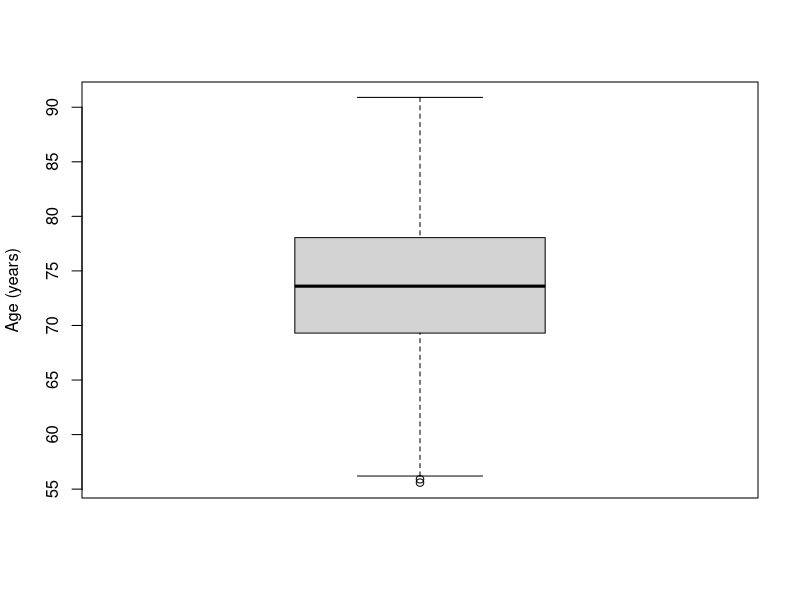
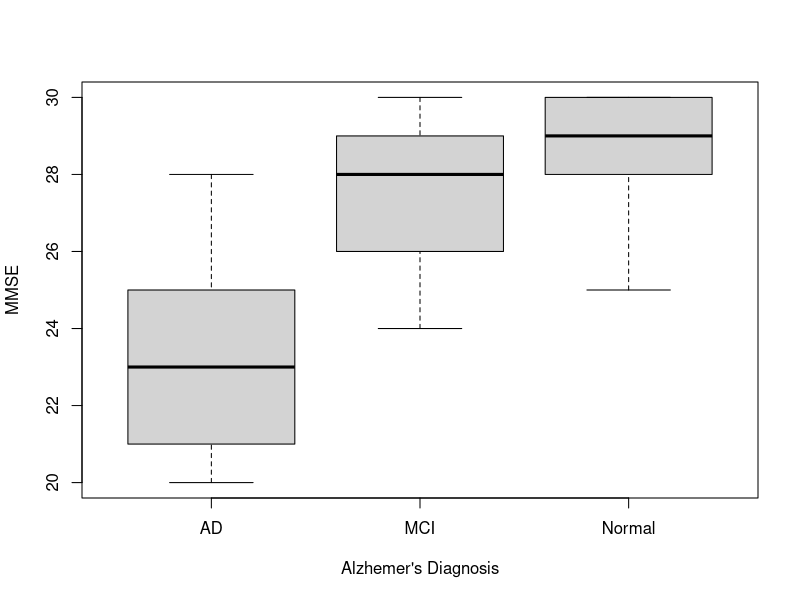
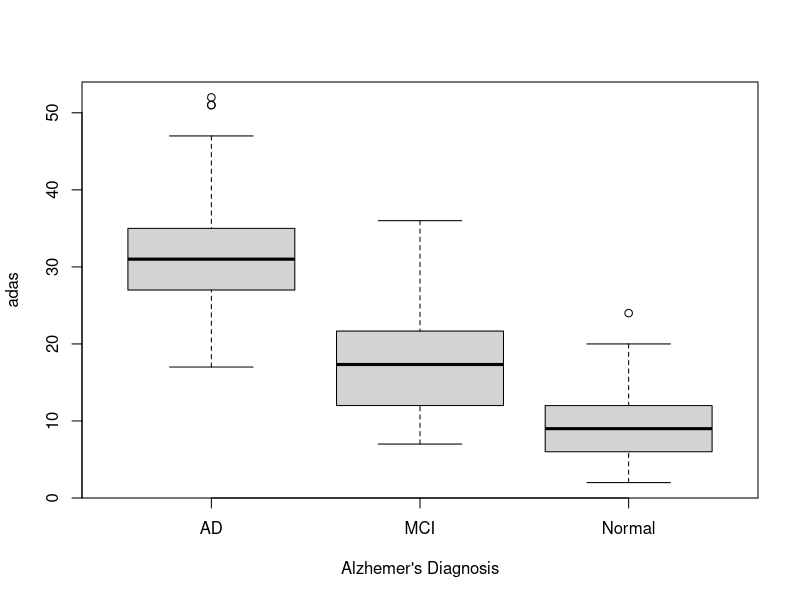

These figures' R source, in order:
################################
# Authors: Jaleel Sanders, Akonam Agbu, Soju Hokari
# Document Name: Lab 2 Homework
# Date: 16 September 2022
################################

# --------------------------------
# 1. How many observations in the ADNI.txt data set?
# --------------------------------

# The working directory. Change this variable when running on a different computer.
workingdir <- "~/code/QTM100"

# Set the working directory
setwd(workingdir)

# Import dataset
adni <- read.table("datasets/ADNI.txt", header = T)

# Find the number of observations by measuring the length of `adni$AGE`
length(adni$AGE)

# There are 276 observations in the data set

# --------------------------------
# 2. describe variables and type
# --------------------------------

# Get info on the variables and types
str(adni)

# Variables and types:
# 
# DESCRIPTION | DX          | AGE        | APOE4        | GENDER      | MMSE      | adas      | WholeBrain |
# In reality  | Categorical | Numerical  | Categorical  | Categorical | Numerical | Numerical | Numerical  |
# In R        | chr         | num        | int          | chr         | int       | num       | int        |

# --------------------------------
# 3. Recode APOE4 as a factor, and determine which variant is the least common
# --------------------------------

# Turn adni$APOE4 into a factor, and assign it to a new variable in the data set: adni$APOE4
# The three options are now "No copies", "One copy", and "Two copies"
adni$APOE4F <- factor(adni$APOE4, labels = c("No copies", "One copy", "Two copies"))

# Get a summary of the adni$APOE4F variable
summary(adni$APOE4F)

# Two copies is the least common

# --------------------------------
# 4. Visualize the distribution of age
# --------------------------------

# make a box plot, and label it with age in years
boxplot(adni$AGE, ylab="Age (years)")

# A boxplot is the right graph to visualize the distribution of age, because it is a single variable!

# --------------------------------
# 5. examine the relationship between Alzheimer’s diagnosis (DX)
#    and the two cognitive impairment tests (MMSE and adas).
# --------------------------------

# Make a side-by-side boxplot comparint MMSE to DX
boxplot(adni$MMSE ~ adni$DX, xlab="Alzhemer's Diagnosis", ylab="MMSE")

# Make a side-by-side boxplot comparint adas to DX
boxplot(adni$adas ~ adni$DX, xlab="Alzhemer's Diagnosis", ylab="adas")

# a. A side-by-side box plot is the best option to compare the relationship between
#    Alzheimers and the two cognitive impairment tests.

# b. The median and quartiles of MMSE are highest for Normal diagnoses,
#    followed by MCI diagnoses. They are lowest for AD diagnoses.
#    The median and quartiles of adas are all lowest for Normal diagnoses, with
#    AD diagnoses highest, and MCI in the middle.

# c. Adas identifies potential outliers, that are higher in value than the whiskers
#    of the box plot.

# --------------------------------
# 6. Identify descriptive statistics for the overall characteristics of the study participants, and for each diagnosis group.
# --------------------------------

# a. divide the WholeBrain volume by 100,000
adni$WholeBrainSmall <- adni$WholeBrain / 100000

# Get the number in each diagnosis group
table(adni$DX)

# Create a data subset that only includes observations where the diagnosis is "AD"
adniAD <- subset(adni, DX == "AD")

# Create a data subset that only includes observations where the diagnosis is "MCI"
adniMCI <- subset(adni, DX == "MCI")

# Create a data subset that only includes observations where the diagnosis is "Normal"
adniNormal <- subset(adni, DX == "Normal")

# Find the mean of the age of the "AD" subset
mean(adniAD$AGE)

# Find the standard deviation of the age of the "AD" subset
sd(adniAD$AGE)

# Find the mean and standard deviation of the age for "MCI" and "Normal" as well
mean(adniMCI$AGE)
sd(adniMCI$AGE)
mean(adniNormal$AGE)
sd(adniNormal$AGE)

# Find the mean and standard deviation of the age for all diagnoses
mean(adni$AGE)
sd(adni$AGE)

# Make a contingency table comparing gender and diagnosis
APOE4AndGENDER <- table(adni$GENDER, adni$DX)

# add a column for the sum
addmargins(APOE4AndGENDER)

# make a table with proportions
prop.table(APOE4AndGENDER, margin = 2)

# Find the mean, standard deviation of the brain volume x10^5 mm^3 for all diagnoses
mean(adni$WholeBrainSmall)
sd(adni$WholeBrainSmall)
mean(adniAD$WholeBrainSmall)
sd(adniAD$WholeBrainSmall)
mean(adniMCI$WholeBrainSmall)
sd(adniMCI$WholeBrainSmall)
mean(adniNormal$WholeBrainSmall)
sd(adniNormal$WholeBrainSmall)

# Make a contingency table for APOE4 and DX to find the numbers and percentages
APOE4AndDX <- table(adni$APOE4F, adni$DX)

# Add margins to get the totals
addmargins(APOE4AndDX)

# make a table with row proportions
prop.table(APOE4AndDX, margin = 2)

# b.                      | Overall      |      Diagnosis Group
#                         |              | AD           | MCI          | Normal
#                         | n = 276      | n = 54       | n = 128      | n = 94
# ------------------------|--------------|--------------|--------------|--------------
#     Age                 | 73.6 +/- 7.0 | 73.9 +/- 8.0 | 72.9 +/- 7.3 | 74.3 +/- 5.8
#     Gender(male)        | 153 (55.4%)  | 30 (55.6%)   | 75 (58.6%)   | 48 (51.1%)
# Brain volume x10^5 mm^3 | 10.2 +/- 1.1 | 9.7 +/- 1.2  | 10.3 +/- 1.1 | 10.4 +/- 1.0
#     APOE4               | 
#           No copies     | 137 (100.0%) | 18 (33.3%)   | 57 (44.5%)   | 62 (66.0%)
#           One copy      | 109 (100.0%) | 25 (46.3%)   | 56 (43.8%)   | 28 (29.8%)
#           Two copies    | 30 (100.0%)  | 11 (20.4%)   | 15 (11.7%)   | 4 (4.3%)


# --------------------------------
# 7. Fill in the blanks
# --------------------------------

# The ADNI study has 276 participants. The average age is 73.6 years and 
# 55.4% are male. The Alzheimer's group has a lower average brain volume than
# the Normal group (9.7 vs 10.4 mm^3). Patients with Alzheimer's diagnosis have a
# higher prevalence of two copies of the APOE4 allele compared to normal diagnosis
# patients (20.4% vs 4.3%).
